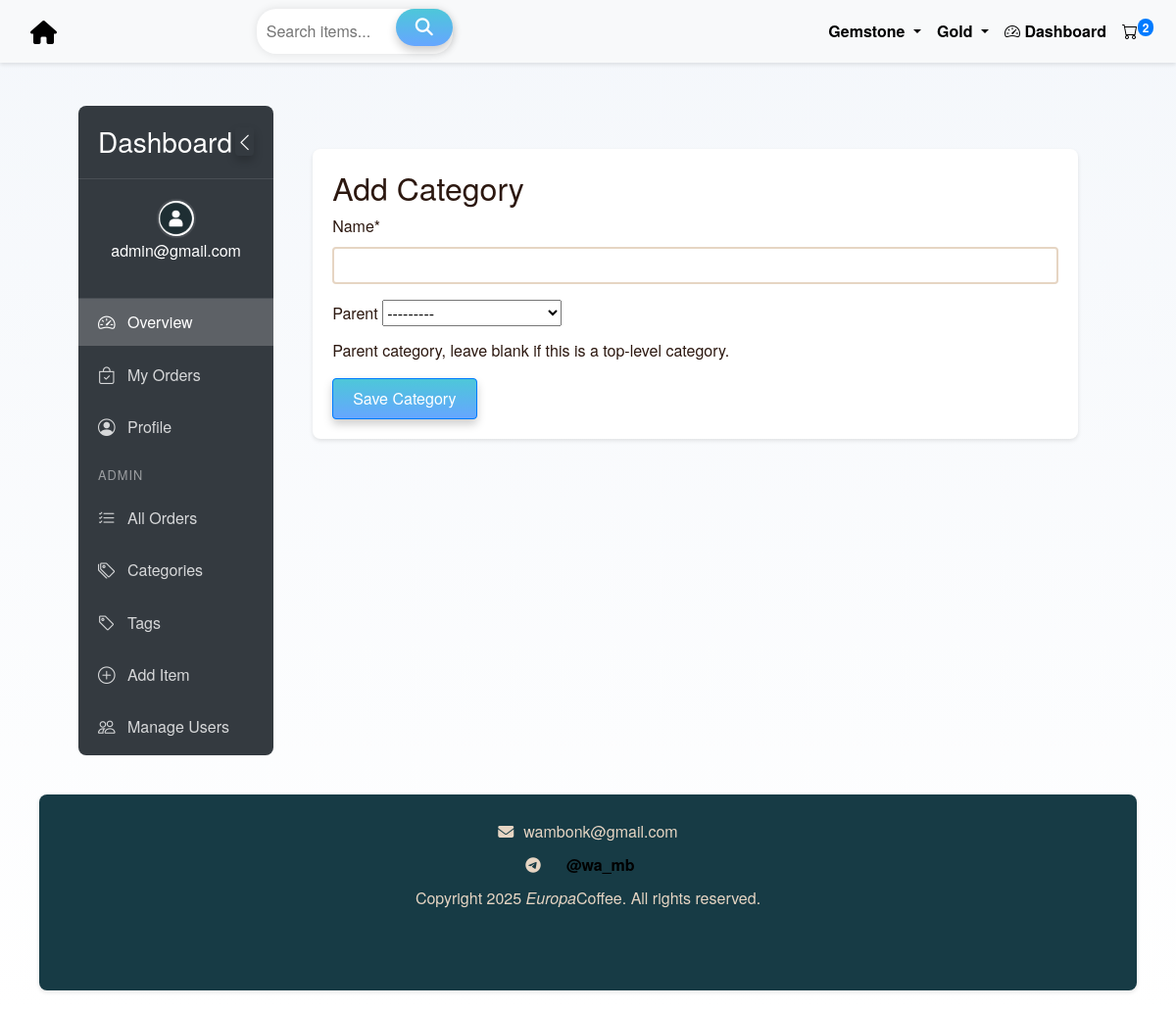
Screenshot of /dashboard/admin/add-category/ (signed in) with the database file from the repository.
### orders/models.py (models this page shows, shortened)
class Category(models.Model):
    name = models.CharField(max_length=100, unique=True)
    slug = models.SlugField(max_length=120, unique=True, editable=False)  # not editable
    parent = models.ForeignKey(
        'self',
        on_delete=models.CASCADE,
        related_name='subcategories',
        blank=True,
        null=True,
        help_text="Parent category, leave blank if this is a top-level category."
    )
    class Meta:
        verbose_name_plural = 'Categories'
        ordering = ['name']
    def __str__(self):
        full_path = [self.name]
        k = self.parent
        while k is not None:
            full_path.append(k.name)
            k = k.parent
        return ' > '.join(full_path[::-1])

### accounts/models.py (models this page shows, shortened)
class CustomUser(AbstractBaseUser, PermissionsMixin):
    email = models.EmailField(unique=True)
    full_name = models.CharField(max_length=255, blank=True)
    profile_pic = models.ImageField(
        upload_to=user_profile_pic_path,
        default='default_avatars/default.png',
        blank=True,
        null=True
    )
    is_active = models.BooleanField(default=True)
    is_staff = models.BooleanField(default=False)
    date_joined = models.DateTimeField(default=timezone.now)
    country = models.CharField(max_length=255, blank=True, null=True)
    state = models.CharField(max_length=255, blank=True, null=True)
    objects = CustomUserManager()
    USERNAME_FIELD = 'email'
    REQUIRED_FIELDS = ['full_name']
    def get_profile_pic_url(self):
        if self.profile_pic and default_storage.exists(self.profile_pic.name):
            return self.profile_pic.url
        return '/static/default_avatars/default.png'  # Fallback URL

### orders/views.py (the view)
# urls.py: path('dashboard/admin/add-category/', views.add_category, name='add_category'),
@login_required
def add_category(request):
    if not admin_check(request.user):
        return render(request, '403.html', status=403)
    if request.method == 'POST':
        form = CategoryForm(request.POST)
        if form.is_valid():
            form.save()
            messages.success(request, 'Category added successfully.')
            return redirect('add_category')  # or use a list view like 'view_all_categories'
    else:
        form = CategoryForm()
    return render(request, 'dashboard/admin/add_category.html', {'form': form})

### orders/forms.py
class CategoryForm(forms.ModelForm):
    class Meta:
        model = Category
        fields = ['name', 'parent']

### accounts/context_processors.py (called while the page is built)
def user_profile(request):
    if request.user.is_authenticated:
        return {
            'user_profile_pic': request.user.get_profile_pic_url()
        }
    return {}

### orders/context_processors.py (called while the page is built)
def cart_item_count(request):
    count = 0
    try:
        if request.user.is_authenticated:
            cart = Cart.objects.filter(user=request.user).first()
        else:
            session_id = request.session.session_key
            if not session_id:
                request.session.create()
                session_id = request.session.session_key
            cart = Cart.objects.filter(session_id=session_id).first()
        if cart:
            count = sum(item.quantity for item in cart.items.all())
    except Exception:
        count = 0  # Safe fallback
    return {'cart_item_count': count}

def categories_processor(request):
    return {
        'nav_categories': Category.objects.filter(parent__isnull=True).prefetch_related('subcategories')
    }

### orders/views.py (called while the page is built)
def admin_check(user):
    return user.is_staff

### templates/dashboard/admin/add_category.html (shortened to what this page needs)
{% extends "dashboard/base.html" %}
{% load crispy_forms_tags %}
{% block dashboard_content %}
<div class="container mt-4">
    <h2>Add Category</h2>
    <form method="post">
        {{ form|crispy }}
        <button type="submit" class="btn btn-primary">Save Category</button>
    </form>
</div>
{% endblock %}

### templates/dashboard/base.html (shortened to what this page needs)
{% extends "orders/base.html" %}
{% load static %}
{% block content %}
<div class="dashboard-container">
    <div class="dashboard-sidebar" id="dashboardSidebar">
        <div class="dashboard-sidebar-header">
            <h3>Dashboard</h3>
            <button class="btn btn-sm btn-outline-secondary dashboard-toggle-sidebar" id="dashboardToggleSidebar">
                <i class="bi bi-chevron-left"></i>
            </button>
        </div>
        <div class="dashboard-sidebar-menu">
            <div class="dashboard-user-info">
                <img src="{{ user.get_profile_pic_url }}"
                     alt="User Avatar"
                     class="dashboard-user-avatar rounded-circle"
                     onerror="this.onerror=null; this.src='{% static 'images/default-avatar.png' %}'">
                <p>{{ user.email }}</p>
            </div>
            <ul class="dashboard-nav flex-column">
                <li class="dashboard-nav-item">
                    <a class="dashboard-nav-link active" href="{% url 'dashboard' %}">
                        <i class="bi bi-speedometer2"></i> <span class="dashboard-nav-text">Overview</span>
                    </a>
                </li>
                <li class="dashboard-nav-item">
                    <a class="dashboard-nav-link" href="{% url 'user_orders' %}">
                        <i class="bi bi-bag-check"></i> <span class="dashboard-nav-text">My Orders</span>
                    </a>
                </li>
                <li class="dashboard-nav-item">
                    <a class="dashboard-nav-link" href="{% url 'profile' %}">
                        <i class="bi bi-person-circle"></i> <span class="dashboard-nav-text">Profile</span>
                    </a>
                </li>
                {% if user.is_staff %}
                <li class="dashboard-nav-divider">Admin</li>
                <li class="dashboard-nav-item">
                    <a class="dashboard-nav-link" href="{% url 'all_orders' %}">
                        <i class="bi bi-list-check"></i> <span class="dashboard-nav-text">All Orders</span>
                    </a>
                </li>
                <li class="dashboard-nav-item">
                    <a class="dashboard-nav-link" href="{% url 'category_management' %}">
                        <i class="bi bi-tags"></i> <span class="dashboard-nav-text">Categories</span>
                    </a>
                </li>
                <li class="dashboard-nav-item">
                    <a class="dashboard-nav-link" href="{% url 'tag_management' %}">
                        <i class="bi bi-tag"></i> <span class="dashboard-nav-text">Tags</span>
                    </a>
                </li>
                <li class="dashboard-nav-item">
                    <a class="dashboard-nav-link" href="{% url 'add_item' %}">
                        <i class="bi bi-plus-circle"></i> <span class="dashboard-nav-text">Add Item</span>
                    </a>
                </li>
                <li class="dashboard-nav-item">
                    <a class="dashboard-nav-link" href="{% url 'manage_users' %}">
                        <i class="bi bi-people"></i> <span class="dashboard-nav-text">Manage Users</span>
                    </a>
                </li>
                {% endif %}
            </ul>
        </div>
    </div>
    <div class="dashboard-main-content" id="dashboardMainContent">
        {% block dashboard_content %}
        {% endblock %}
    </div>
</div>
{% endblock %}

### templates/orders/base.html (shortened to what this page needs)
{% load static %}
<!DOCTYPE html>
<html lang="en">
<head>
    <link href="https://stackpath.bootstrapcdn.com/bootstrap/4.5.2/css/bootstrap.min.css" rel="stylesheet">
     <link rel="stylesheet" href="{% static 'css/style.css' %}">
     <link rel="stylesheet" href="{% static 'css/dashboard.css' %}">
    <link href="https://cdn.jsdelivr.net/npm/bootstrap-icons@1.10.5/font/bootstrap-icons.css" rel="stylesheet">
<link href="https://cdn.jsdelivr.net/npm/bootstrap-icons@1.10.5/font/bootstrap-icons.css" rel="stylesheet">
</head>
<body>
    <nav class="navbar navbar-expand-lg navbar-light bg-light fixed-top">
        <div class="container-fluid">
            <a class="navbar-brand" href="{% url 'home' %}">
             <i class="fa fa-home"></i>
            </a>
            <div class="collapse navbar-collapse justify-content-between" id="navbarNav">
                <form class="search d-flex mx-auto" action="{% url 'search' %}" method="get">
                    <input placeholder="Search items..." type="text" name="q" aria-label="Search">
                    <button type="submit"><i class="fa fa-search"></i></button>
                </form>
                <ul class="navbar-nav ml-auto">
                    {% for category in nav_categories %}
                        {% if category.subcategories.all %}
                            <li class="nav-item dropdown">
                              <a class="nav-link dropdown-toggle" href="#" id="navbarDropdown{{ forloop.counter }}" role="button" data-bs-toggle="dropdown" aria-expanded="false">
                                {{ category.name }}
                              </a>
                            </li>
                        {% else %}
                            <li class="nav-item">
                                <a class="nav-link" href="{% url 'category_detail' category.slug %}">{{ category.name }}</a>
                            </li>
                        {% endif %}
                    {% endfor %}
                    <li class="nav-item">
                        <a class="nav-link" href="{% url 'dashboard' %}">
                            <i class="bi bi-speedometer2"></i> Dashboard
                        </a>
                    </li>
                <li class="nav-item">
                    <a class="nav-link position-relative" href="{% url 'cart' %}">
                        <i class="bi bi-cart"></i>
                        {% if cart_item_count > 0 %}
                            <span class="badge badge-primary position-absolute top-0 start-100 translate-middle rounded-pill">
                                {{ cart_item_count }}
                            </span>
                        {% else %}
                            <span class="badge badge-secondary position-absolute top-0 start-100 translate-middle rounded-pill">
                                0
                            </span>
                        {% endif %}
                    </a>
                </li>
                </ul>
            </div>
        </div>
    </nav>
    <br>
    <div class="container-fluid mt-4" style="padding-left: 40px; padding-right: 40px;">
    <div class="container-fluid mt-5 pt-3" style="padding-left: 40px; padding-right: 40px;">
        {% block content %}
        {% endblock %}
    </div>
<footer class="container-fluid" style="padding: 0;">
    <div class="container-footer text-center justify-center" style="padding: 0;">
<br>
        <div style="display: flex; align-items: center; justify-content: center; gap: 10px;">
            <i class="fa fa-envelope" aria-hidden="true"></i> wambonk@gmail.com
        </div>
        <div style="display: flex; align-items: center; justify-content: center; gap: 10px;">
            <i class="fa fa-telegram" aria-hidden="true"></i>
            <a class="nav-link active" href="https://t.me/wa_mb">@wa_mb</a>
        </div>
        <span>Copyright 2025 <i>Europa</i>Coffee. All rights reserved.</span>
        <br>
    </div>
</footer>
</body>
</html>

### static/css/style.css (style rules this page uses)
body { font-family: 'Helvetica Neue', Arial, sans-serif; background-color: #f8f4f1; background: linear-gradient(0deg, rgb(255, 255, 255) 0%, rgb(244, 247, 251) 100%); color: #2c1810; line-height: 1.6; background-size: cover; background-position: center; background-repeat: no-repeat; margin: 0; padding: 0; display: flex; align-items: center; justify-content: center; }
.search { display: inline-block; position: relative; }
.search input[type="text"] { width: 200px; padding: 10px; border: none; border-radius: 20px; box-shadow: 0 0 10px rgba(0, 0, 0, 0.1); }
.search button[type="submit"] { background-color: #ffffff; border: none; color: #ffffff; cursor: pointer; padding: 10px 20px; border-radius: 20px; position: absolute; top: 0; right: 0; transition: .9s ease; }
.navbar { background-color: # #f8f4f1 !important; box-shadow: 0 2px 4px rgba(0,0,0,0.1); }
.navbar-brand { color: black !important; font-size: 24px; font-weight: bold; }
.nav-link { color: black !important; font-weight: 800; transition: color 0.3s ease; }
.container { background-color: #ffffff; border-radius: 8px; box-shadow: 0 2px 4px rgba(0,0,0,0.1); padding: 20px; margin-top: 20px; margin-bottom: 20px; }
.container-footer { width: 100%; height: 200px; background-color: #173B45; border-radius: 8px; box-shadow: 0 2px 4px rgba(0,0,0,0.1); padding: 0 !important; margin-top: 20px; margin-bottom: 20px; }
.form-control { border: 2px solid #e6d5c3; border-radius: 4px; padding: 8px 12px; }
.btn { padding: 8px 20px; border-radius: 4px; font-weight: 500; transition: all 0.3s ease; }
footer { color: #e6d5c3; margin-top: 40px; width: 100%; }
footer a { color: #bf9d7e; text-decoration: none; }
button { font-family: inherit; font-size: 18px; background: linear-gradient(to bottom, #4dc7d9 0%,#66a6ff 100%); color: white; padding: 0.8em 1.2em; display: flex; align-items: center; justify-content: center; border: none; border-radius: 25px; box-shadow: 0px 5px 10px rgba(0, 0, 0, 0.2); transition: all 0.3s; }

### static/css/dashboard.css (style rules this page uses)
.dashboard-container { display: flex; align-items: flex-start; transition: all 0.3s; padding-top: 20px; }
.dashboard-sidebar { width: 250px; background: #343a40; color: white; transition: all 0.3s; position: relative; z-index: 1000; overflow-y: auto; overflow-x: hidden; border-radius: 8px; }
.dashboard-main-content { margin-left: 20px; padding: 20px; width: calc(100% - 20px); transition: all 0.3s; }
.dashboard-sidebar-header { padding: 20px; display: flex; justify-content: space-between; align-items: center; border-bottom: 1px solid rgba(255, 255, 255, 0.1); }
.dashboard-sidebar-header h3 { margin: 0; white-space: nowrap; }
.dashboard-toggle-sidebar { color: white; background: transparent; border: none; padding: 0; font-size: 1.2rem; cursor: pointer; }
.dashboard-user-info { padding: 20px; text-align: center; border-bottom: 1px solid rgba(255, 255, 255, 0.1); }
.dashboard-user-avatar { width: 40px; height: 40px; border-radius: 50%; object-fit: cover; border: 2px solid rgba(255, 255, 255, 0.1); }
.dashboard-nav-item { margin-bottom: 5px; }
.dashboard-nav { list-style: none; margin: 0; padding-left: 0; }
.dashboard-nav-link { color: rgba(255, 255, 255, 0.8); padding: 10px 20px; display: flex; align-items: center; transition: all 0.3s; white-space: nowrap; }
.dashboard-nav-link.active { color: white; background: rgba(255, 255, 255, 0.2); }
.dashboard-nav-link i { margin-right: 10px; font-size: 1.1rem; min-width: 20px; }
.dashboard-nav-divider { color: rgba(255, 255, 255, 0.5); padding: 10px 20px; font-size: 0.8rem; text-transform: uppercase; letter-spacing: 1px; }

### rows the page displays
Category: name "Gemstone"
Category: name "Gold"
CustomUser: get_profile_pic_url (placeholder picture), email "admin@gmail.com"
Category: parent "---------"

### other values shown
{{ cart_item_count }} "2"
